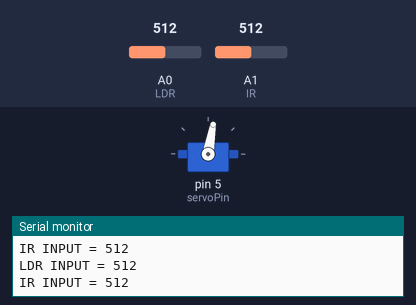
This sketch was run on a simulated Arduino Uno, built with avr-gcc and run on an emulated ATmega328P. Parts: servo, the last lines printed to the serial monitor. Inputs (shaded band) come from the test bench; at power-on: A1 (IR) = 512, A0 (LDR) = 512.

Above: at 2.3 s.
2.4 s: A1 (IR) set to 669
5.7 s: A1 (IR) set to 698
At 8.6 s:
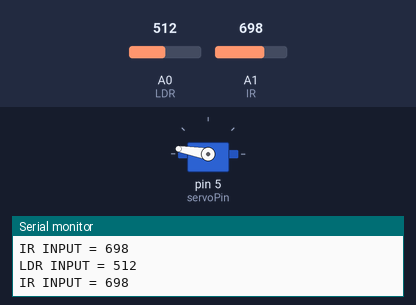
Timing chart, 0 to 10.1 s (numbered marks = the images above; inputs shaded):
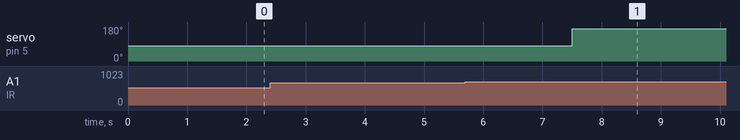

Measured:
- the behaviour switches between 679 and 680 on A1 (IR) (found by bisection; images 0 and 1)
- after the input at 5.7 s, servo on pin 5 (servoPin): 80° → 170° after 1.8 s

The sketch:

Servo_Warna.ino
```cpp
#include <Servo.h>


#define LDR A0
#define IR A1
#define servoPin 5


Servo servo1;


unsigned int sensor_ldr;
unsigned int sensor_ir;


void setup()
{
  Serial.begin(9600);
  pinMode(IR, INPUT);
  pinMode(LDR, INPUT);
  servo1.attach(servoPin);

  servo1.write(80);
}

void loop()
{
  sensor_ldr = analogRead(LDR);
  sensor_ir = analogRead(IR);

  Serial.print("LDR INPUT = ");
  Serial.println(sensor_ldr);
  Serial.print("IR INPUT = ");
  Serial.println(sensor_ir);
  Serial.println("");
  delay(1500);

  if (sensor_ldr >= 480 && sensor_ir >= 680)
  {
    servo1.write(170);
  }
}
```
